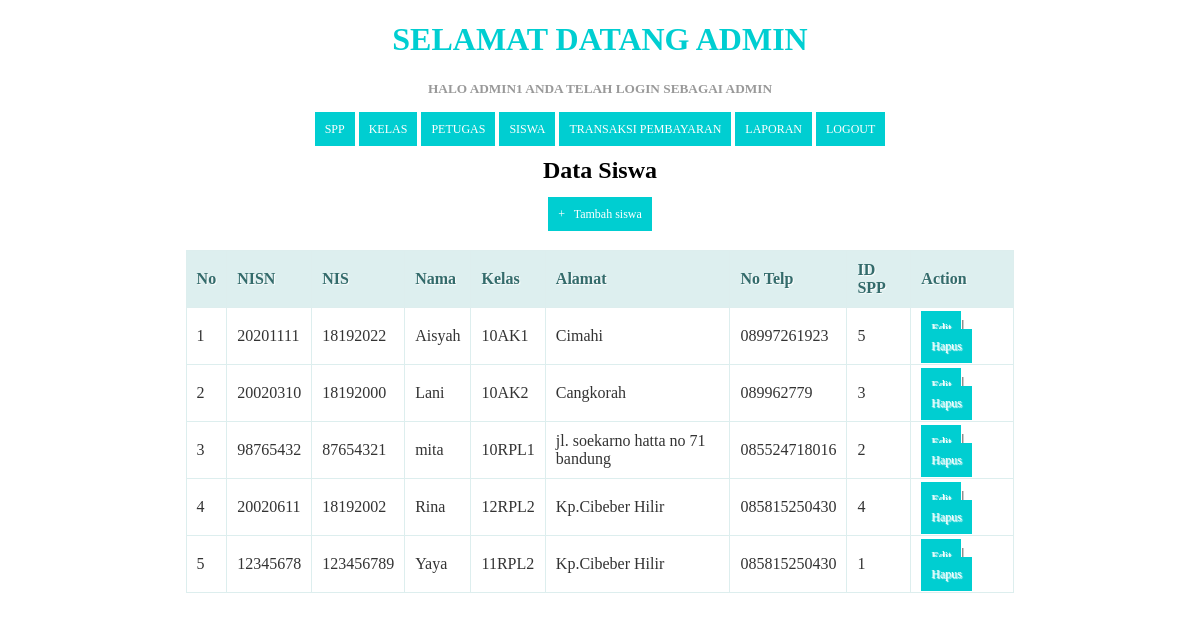
The app's page /siswa.php (signed in) with its own data.
### tables this page shows
CREATE TABLE `siswa` (
  `nisn` varchar(11) NOT NULL,
  `nis` varchar(11) NOT NULL,
  `nama` varchar(35) NOT NULL,
  `id_kelas` int(11) NOT NULL,
  `alamat` text NOT NULL,
  `no_telp` varchar(13) NOT NULL,
  `id_spp` int(11) NOT NULL
);

CREATE TABLE `kelas` (
  `id_kelas` int(11) NOT NULL,
  `nama_kelas` varchar(10) NOT NULL,
  `kompetensi_keahlian` varchar(50) NOT NULL
);

CREATE TABLE `spp` (
  `id_spp` int(11) NOT NULL,
  `tahun` int(11) NOT NULL,
  `nominal` int(11) NOT NULL
);

### siswa.php (the view, shortened to what this page needs)
<?php
  include ('header.php');
?>
    <center><h2>Data Siswa</h2><center>
    <center><a href="tambah_siswa.php">+ &nbsp; Tambah siswa</a><center>
    <br/>
    <table>
      <thead>
        <tr>
          <th>No</th>
          <th>NISN</th>
          <th>NIS</th>
          <th>Nama</th>
          <th>Kelas</th>
          <th>Alamat</th>
          <th>No Telp</th>
          <th>ID SPP</th>
          <th>Action</th>
        </tr>
    </thead>
    <tbody>
      <?php
      $query = "SELECT * FROM siswa INNER JOIN kelas ON siswa.id_kelas=kelas.id_kelas INNER JOIN spp ON siswa.id_spp=spp.id_spp ORDER BY nama ASC";
      $result = mysqli_query($koneksi, $query);
      $no = 1;
      while($row = mysqli_fetch_assoc($result))
      {
      ?>
       <tr>
          <td><?php echo $no; ?></td>
          <td><?php echo $row['nisn']; ?></td>
          <td><?php echo $row['nis']; ?></td>
          <td><?php echo $row['nama']; ?></td>
          <td><?php echo $row['nama_kelas']; ?></td>
          <td><?php echo $row['alamat']; ?></td>
          <td><?php echo $row['no_telp']; ?></td>
          <td><?php echo $row['id_spp']; ?></td>
          <td>
              <a href="edit_siswa.php?id=<?php echo $row['nisn']; ?>">Edit</a>|
              <a href="hapussiswa.php?id=<?php echo $row['nisn']; ?>" onClick="return confirm('Anda yakin akan menghapus data ini?')">Hapus</a>
          </td>
      </tr>
      <?php
        $no++;
      }
      ?>
    </tbody>
    </table>
</body>
</html>

### header.php (shortened to what this page needs)
<!DOCTYPE html>
<html>
  <head>
  </head>
<body>
	<?php
	if($_SESSION['level']=="admin"){
	?>
	<h1 align="center">SELAMAT DATANG ADMIN</h1>
	<p align="center"><h5 align="center">Halo <b><?php echo $_SESSION['username']; ?></b> Anda telah login sebagai <b><?php echo $_SESSION['level']; ?></h5></b></p>
    <p align="center"><a href="spp.php">SPP</a>
	<a href="kelas.php">KELAS</a>
	<a href="petugas.php">PETUGAS</a>
	<a href="siswa.php">SISWA</a>
	<a href="transaksi.php">TRANSAKSI PEMBAYARAN</a>
	<a href="laporan.php">LAPORAN</a>
  <a href="logout.php">LOGOUT</a> </p>
<?php
}
	?>
</body>
</html>

### header.php (style rules this page uses)
* { font-family: "Trebuchet MS"; }
h1 { text-transform: uppercase; color: DarkTurquoise; }
h5 { text-transform: uppercase; color:#999999; }
table { border: solid 1px #DDEEEE; border-collapse: collapse; border-spacing: 0; width: 70%; margin: 10px auto 10px auto; }
table thead th { background-color: #DDEFEF; border: solid 1px #DDEEEE; color: #336B6B; padding: 10px; text-align: left; text-shadow: 1px 1px 1px #fff; text-decoration: none; }
table tbody td { border: solid 1px #DDEEEE; color: #333; padding: 10px; text-shadow: 1px 1px 1px #fff; }
a { background-color: DarkTurquoise; color: #fff; padding: 10px; text-decoration: none; font-size: 12px; }

### records on screen
siswa: nisn "20201111", nis "18192022", nama "Aisyah", id_kelas.nama_kelas "10AK1", alamat "Cimahi", no_telp "08997261923", id_spp.id_spp "5"
siswa: nisn "20020310", nis "18192000", nama "Lani", id_kelas.nama_kelas "10AK2", alamat "Cangkorah", no_telp "089962779", id_spp.id_spp "3"
siswa: nisn "98765432", nis "87654321", nama "mita", id_kelas.nama_kelas "10RPL1", alamat "jl. soekarno hatta no 71 bandung", no_telp "085524718016", id_spp.id_spp "2"
siswa: nisn "20020611", nis "18192002", nama "Rina", id_kelas.nama_kelas "12RPL2", alamat "Kp.Cibeber Hilir", no_telp "085815250430", id_spp.id_spp "4"
siswa: nisn "12345678", nis "123456789", nama "Yaya", id_kelas.nama_kelas "11RPL2", alamat "Kp.Cibeber Hilir", no_telp "085815250430", id_spp.id_spp "1"

### other values on screen
$_SESSION['username'] "ADMIN1"
$_SESSION['level'] "ADMIN"
